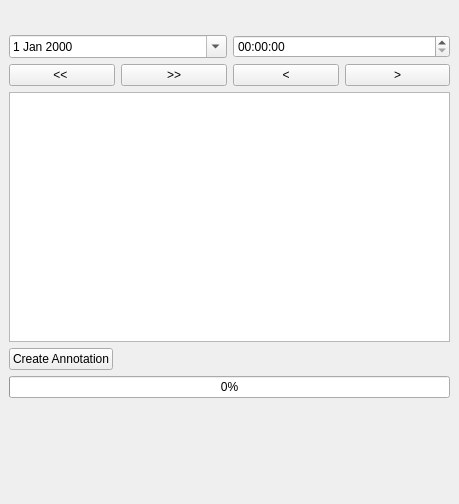
<?xml version="1.0" encoding="UTF-8"?>
<ui version="4.0">
 <class>DockWidget</class>
 <widget class="QDockWidget" name="DockWidget">
  <property name="geometry">
   <rect>
    <x>0</x>
    <y>0</y>
    <width>459</width>
    <height>504</height>
   </rect>
  </property>
  <property name="maximumSize">
   <size>
    <width>524287</width>
    <height>600</height>
   </size>
  </property>
  <property name="layoutDirection">
   <enum>Qt::LeftToRight</enum>
  </property>
  <property name="windowTitle">
   <string>Tidal Predictions</string>
  </property>
  <widget class="QWidget" name="dockWidgetContents">
   <layout class="QVBoxLayout" name="verticalLayout">
    <property name="sizeConstraint">
     <enum>QLayout::SetDefaultConstraint</enum>
    </property>
    <item>
     <layout class="QHBoxLayout" name="horizontalLayout">
      <item>
       <widget class="QLabel" name="stationLabel">
        <property name="enabled">
         <bool>true</bool>
        </property>
        <property name="sizePolicy">
         <sizepolicy hsizetype="Preferred" vsizetype="Fixed">
          <horstretch>0</horstretch>
          <verstretch>0</verstretch>
         </sizepolicy>
        </property>
        <property name="text">
         <string/>
        </property>
       </widget>
      </item>
      <item>
       <spacer name="horizontalSpacer">
        <property name="orientation">
         <enum>Qt::Horizontal</enum>
        </property>
        <property name="sizeHint" stdset="0">
         <size>
          <width>40</width>
          <height>20</height>
         </size>
        </property>
       </spacer>
      </item>
      <item>
       <widget class="QLabel" name="linkLabel">
        <property name="text">
         <string/>
        </property>
        <property name="textFormat">
         <enum>Qt::RichText</enum>
        </property>
        <property name="openExternalLinks">
         <bool>true</bool>
        </property>
        <property name="textInteractionFlags">
         <set>Qt::TextBrowserInteraction</set>
        </property>
       </widget>
      </item>
     </layout>
    </item>
    <item>
     <layout class="QGridLayout" name="gridLayout">
      <item row="1" column="0">
       <layout class="QHBoxLayout" name="horizontalLayout_3">
        <item>
         <widget class="QPushButton" name="prevDay">
          <property name="text">
           <string>&lt;&lt; </string>
          </property>
         </widget>
        </item>
        <item>
         <widget class="QPushButton" name="nextDay">
          <property name="text">
           <string>&gt;&gt;</string>
          </property>
         </widget>
        </item>
       </layout>
      </item>
      <item row="1" column="1">
       <layout class="QHBoxLayout" name="horizontalLayout_2">
        <item>
         <widget class="QPushButton" name="prevStep">
          <property name="text">
           <string>&lt;</string>
          </property>
         </widget>
        </item>
        <item>
         <widget class="QPushButton" name="nextStep">
          <property name="text">
           <string>&gt;</string>
          </property>
         </widget>
        </item>
       </layout>
      </item>
      <item row="0" column="1">
       <widget class="QTimeEdit" name="timeEdit">
        <property name="frame">
         <bool>true</bool>
        </property>
       </widget>
      </item>
      <item row="0" column="0">
       <widget class="QDateEdit" name="dateEdit">
        <property name="calendarPopup">
         <bool>true</bool>
        </property>
       </widget>
      </item>
     </layout>
    </item>
    <item>
     <layout class="QVBoxLayout" name="plotLayout"/>
    </item>
    <item>
     <widget class="QTableWidget" name="tableWidget">
      <property name="sizePolicy">
       <sizepolicy hsizetype="Expanding" vsizetype="Fixed">
        <horstretch>0</horstretch>
        <verstretch>0</verstretch>
       </sizepolicy>
      </property>
      <property name="minimumSize">
       <size>
        <width>0</width>
        <height>250</height>
       </size>
      </property>
      <property name="alternatingRowColors">
       <bool>true</bool>
      </property>
     </widget>
    </item>
    <item>
     <layout class="QHBoxLayout" name="horizontalLayout_4">
      <item>
       <widget class="QPushButton" name="annotationButton">
        <property name="text">
         <string>Create Annotation</string>
        </property>
       </widget>
      </item>
      <item>
       <spacer name="horizontalSpacer_2">
        <property name="orientation">
         <enum>Qt::Horizontal</enum>
        </property>
        <property name="sizeHint" stdset="0">
         <size>
          <width>40</width>
          <height>20</height>
         </size>
        </property>
       </spacer>
      </item>
     </layout>
    </item>
    <item>
     <widget class="QProgressBar" name="progressBar">
      <property name="value">
       <number>0</number>
      </property>
     </widget>
    </item>
    <item>
     <spacer name="verticalSpacer">
      <property name="orientation">
       <enum>Qt::Vertical</enum>
      </property>
      <property name="sizeHint" stdset="0">
       <size>
        <width>20</width>
        <height>40</height>
       </size>
      </property>
     </spacer>
    </item>
   </layout>
  </widget>
 </widget>
 <resources/>
 <connections/>
</ui>
